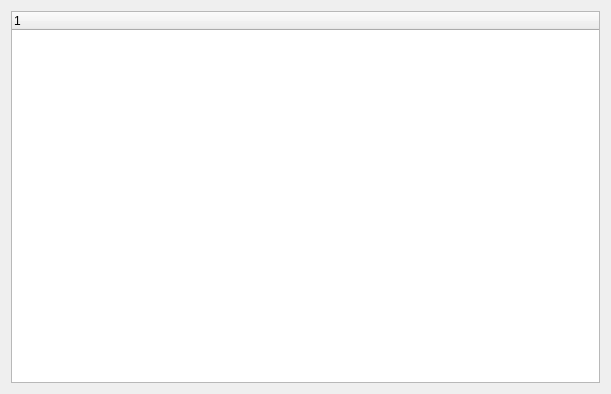
<?xml version="1.0" encoding="UTF-8"?>
<ui version="4.0">
 <class>Widget</class>
 <widget class="QWidget" name="Widget">
  <property name="geometry">
   <rect>
    <x>0</x>
    <y>0</y>
    <width>611</width>
    <height>394</height>
   </rect>
  </property>
  <property name="windowTitle">
   <string>Widget</string>
  </property>
  <layout class="QVBoxLayout" name="verticalLayout">
   <item>
    <widget class="QTreeWidget" name="treeWidget">
     <column>
      <property name="text">
       <string notr="true">1</string>
      </property>
     </column>
    </widget>
   </item>
  </layout>
 </widget>
 <resources/>
 <connections/>
</ui>
